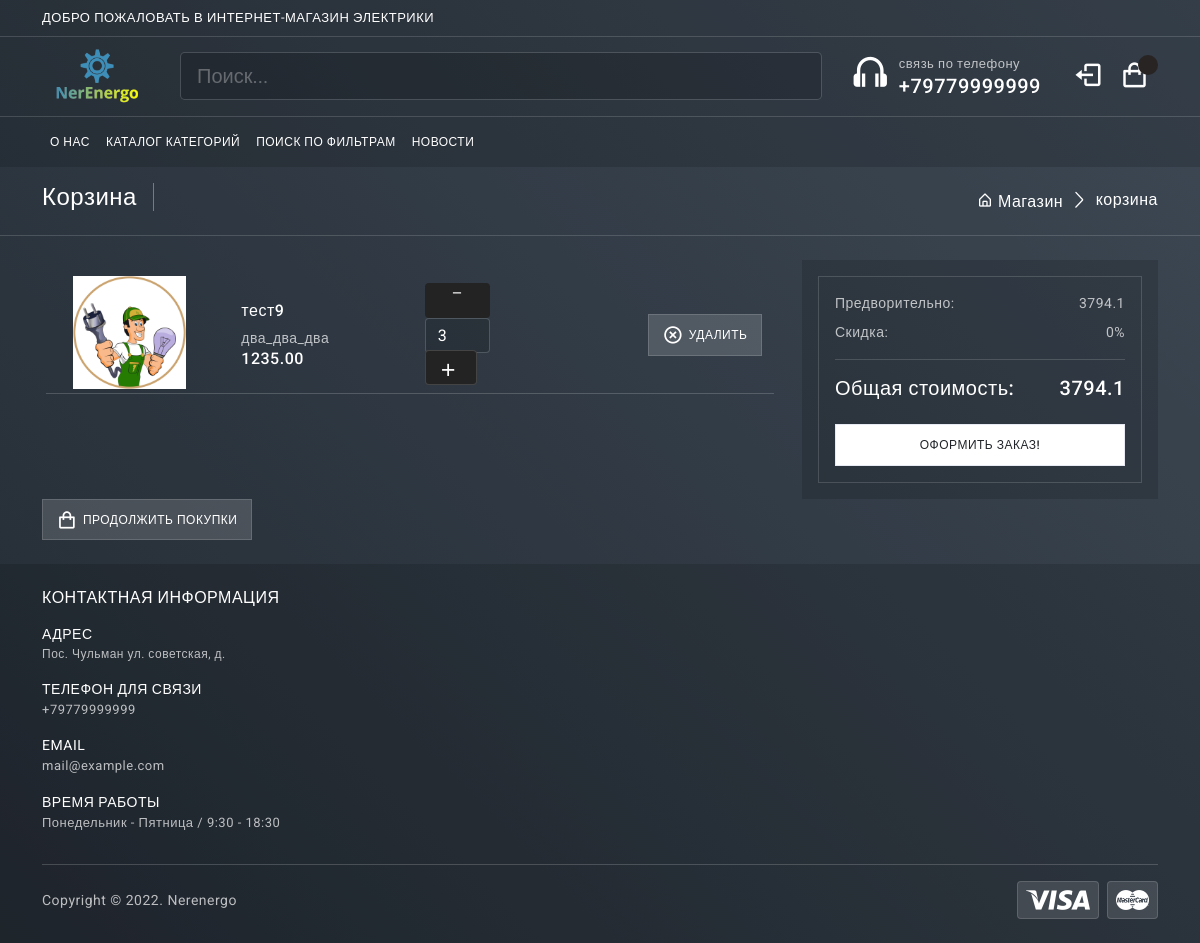
Before: /cart/ (signed in) with the older database file.
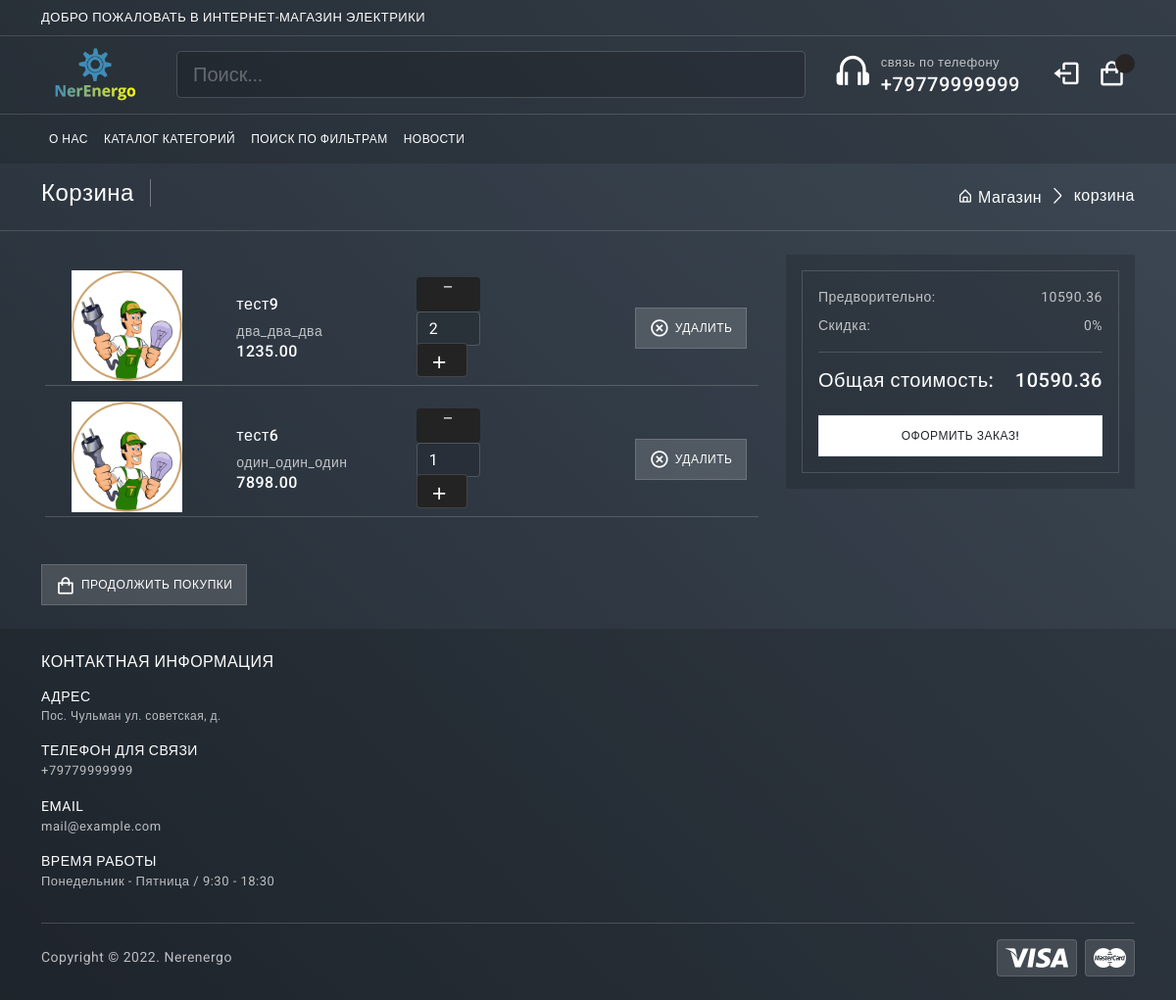
After: the same page with the newer database file.
### cart/models.py (models this page shows, shortened)
class CartItem(models.Model):
    user = models.ForeignKey(Account, on_delete=models.CASCADE, null=True )
    product = models.ForeignKey(Product, on_delete=models.CASCADE)
    variation = models.ManyToManyField(Variation, blank=True)
    cart = models.ForeignKey(Cart, on_delete=models.CASCADE, null=True)
    quantity = models.IntegerField()
    is_active = models.BooleanField(default=True)

### mainapp/models.py (models this page shows, shortened)
class Product(models.Model):
	category = models.ForeignKey(Category, verbose_name='Категория', on_delete=models.CASCADE)
	title = models.CharField(max_length=255, verbose_name="наименование")
	identifications = models.PositiveIntegerField(default=1, verbose_name='индификатор', blank=True)
	slug = models.SlugField(unique=True)
	image = models.ImageField(verbose_name='Изображение')
	description = models.TextField(verbose_name='описание', null=True)
	price = models.DecimalField(max_digits=9, decimal_places=2, verbose_name='Цена')
	count_view = models.PositiveIntegerField(default=0, verbose_name='Количество')
	availabillity = models.BooleanField(null=True, verbose_name="наличие")
	characteristiks = models.TextField(verbose_name='описание', null=True, blank=True)
	date_created = models.DateTimeField(auto_now_add = True)
	property1 = models.CharField(max_length=255, verbose_name="свойство_№1", blank=True)
	property2 = models.CharField(max_length=255, verbose_name="свойство_№2", blank=True)
	property3 = models.CharField(max_length=255, verbose_name="свойство_№3", blank=True)
	property4 = models.CharField(max_length=255, verbose_name="свойство_№4", blank=True)
	property5 = models.CharField(max_length=255, verbose_name="свойство_№5", blank=True)
	property6 = models.CharField(max_length=255, verbose_name="свойство_№6", blank=True)
	property7 = models.CharField(max_length=255, verbose_name="свойство_№7", blank=True)
	property8 = models.CharField(max_length=255, verbose_name="свойство_№8", blank=True)
	property9 = models.CharField(max_length=255, verbose_name="свойство_№9", blank=True)
	property10 = models.CharField(max_length=255, verbose_name="свойство_№10", blank=True)
	class Meta:
		verbose_name = 'Продукт'
		verbose_name_plural = 'Продукты'

class Category(MPTTModel):
	name = models.CharField(max_length=255, verbose_name="имя категории")
	slug = models.SlugField(unique=True)
	parent = TreeForeignKey('self', on_delete=models.CASCADE, null=True, blank=True, related_name='children')
	class MPTTMeta:
		order_insertion_by = ['name']
	def __str__(self):
		return self.name
	class Meta:
		verbose_name = 'Категорию'
		verbose_name_plural = 'категории'

### cart/views.py (the view)
# urls.py: path('', views.cart, name='cart'),
def cart(request, total_price=0, quantity=0, cart_items=None):
    grand_total = 0
    tax = 0
    try:
        if request.user.is_authenticated:
            cart_items = CartItem.objects.filter(user=request.user, is_active=True)
        else:
            cart = Cart.objects.get(cart_id=_cart_id(request))
            cart_items = CartItem.objects.filter(cart=cart, is_active=True)
        for cart_item in cart_items:
            total_price += (cart_item.product.price * cart_item.quantity)
            quantity += cart_item.quantity
    except ObjectDoesNotExist:
        pass
    tax = round(((2 * total_price)/100), 2)
    grand_total = total_price + tax
    handing = 15.00
    total = float(grand_total) + handing
    context = {
        'total' : total_price,
        'quantity': quantity,
        'cart_items':cart_items,
        'order_total':total,
        'vat' : tax,
        'handing':handing,
    }
    return render(request, 'mainapp/cart.html', context)

### mainapp/templates/mainapp/cart.html (shortened to what the changed rows need)
{% extends 'mainapp/index.html' %}
{% block content %}
 {% if not cart_items %}
 		<section class="py-3 border-bottom d-none d-md-flex">
			<div class="container">
				<div class="page-breadcrumb d-flex align-items-center">
					<h3 class="breadcrumb-title pe-3">Корзина</h3>
					<div class="ms-auto">
						<nav aria-label="breadcrumb">
							<ol class="breadcrumb mb-0 p-0">
								<li class="breadcrumb-item"><a href="{% url 'mainapp:index.html' %}"><i class="bx bx-home-alt"></i> Магазин</a>
								</li>
								<li class="breadcrumb-item active" aria-current="page">корзина</li>
							</ol>
						</nav>
					</div>
				</div>
			</div>
		</section>
		<div style="font-size:18px; margin-bottom:300px;margin-top:30px" class="container alert alert-info text-center" role="alert">
		<b>Ваша корзина пуста,&nbsp;&nbsp; <a href="{% url 'mainapp:index.html' %}" style="color:#21094e;text-decoration: underline;">Вернуться к покупкам<a></b>
		</div>
{% else %}
				<section class="py-3 border-bottom d-none d-md-flex">
					<div class="container">
						<div class="page-breadcrumb d-flex align-items-center">
							<h3 class="breadcrumb-title pe-3">Корзина</h3>
							<div class="ms-auto">
								<nav aria-label="breadcrumb">
									<ol class="breadcrumb mb-0 p-0">
										<li class="breadcrumb-item"><a href="{% url 'mainapp:index.html' %}"><i class="bx bx-home-alt"></i> Магазин</a>
										</li>
										<li class="breadcrumb-item active" aria-current="page">корзина</li>
									</ol>
								</nav>
							</div>
						</div>
					</div>
				</section>
				<section class="py-4">
					<div class="container">
						<div class="shop-cart">
							<div class="row">
								<div class="col-12 col-xl-8">
									<div class="shop-cart-list mb-3 p-3">
										{% for cart_item in cart_items %}
										<div class="row align-items-center g-6">
											<div class="col-3 col-lg-9">
												<div class="d-lg-flex align-items-center gap-2">
													<div class="col cart-img mb-1">
														<a href="{{ product.get_absolute_url }}">
														<img style="width: 8rem; padding-left: 15px" src="{{cart_item.product.image.url}}"alt=""></a>
													</div>
													<div class="col cart-detail text-center text-lg-start" style="padding-left: 20px; padding-right: 20px; position: center;">
														<h6 class="mb-2">{{ cart_item.product.title }}</h6>
														<span class="mb-0">{{cart_item.product.category}}</span>
														<h6 class="mb-0">{{cart_item.product.price}}</h6>
													</div>
													<div class="col plus-minus">
														<form style="" action="{% url 'cart:add_cart' cart_item.product.id %}" method="POST">
															<a href="{% url 'cart:remove_cart' cart_item.product.id cart_item.id %}" ><i style="text-align: center; background:#232323;color:#fff;height:35px;margin-top:-5px;width:65px; border-radius: 4px;" class="bx bx-minus "></i></a>
															<input style=" height:35px; width: 65px;" class="form-control" value="{{cart_item.quantity}}">
															<button style="background:#232323;color:#fff; height:35px; margin-top:-3px " class="btn btn-light" type="submit" id="button-minus"> <i class="bx bx-plus"></i> </button>
														</form>
													</div>
												</div>
											</div>
											<div class="col-12 col-lg-3">
												<div class="text-center">
													<div class="d-flex gap-2 justify-content-center justify-content-lg-end"> <a href="{% url 'cart:remove_cart_item' cart_item.product.id cart_item.id %}" class="btn btn-light rounded-0 btn-ecomm"><i class='bx bx-x-circle'></i>Удалить</a>
													</div>
												</div>
											</div>
											<hr>
										</div>
										{% endfor %}
									</div>
								</div>
								<div class="col-12 col-xl-4">
											<div class="checkout-form p-3 bg-dark-1">
												<div class="card rounded-0 border bg-transparent mb-0 shadow-none">
													<div class="card-body">
														<p class="mb-2">Предворительно: <span class="float-end">{{ order_total }}</span>
														<p class="mb-0">Скидка: <span class="float-end">0%</span>
														</p>
														<div class="my-3 border-top"></div>
														<h5 class="mb-0">Общая стоимость: <span class="float-end">{{order_total}}</span></h5>
														<div class="d-grid"> <a href="{% url 'mainapp:postorder' %}" class="btn btn-white btn-ecomm">Оформить заказ!</a>
														</div>
													</div>
												</div>
											</div>
										</div>
							</div>
							<div class="d-lg-flex align-items-center gap-2">	<a href="{% url 'mainapp:index.html' %}" class="btn btn-light btn-ecomm"><i class='bx bx-shopping-bag'></i> Продолжить покупки</a>
							</div>
						</div>
					</div>
				</section>
{% endif %}
{% endblock content %}

Changed rows visible on the page:
changed CartItem "тест9": quantity "3" → "2"
added CartItem: product.image (picture), product "тест6", product.category "один_один_один", product.price "7898.00", quantity "1"
Other visible differences:
{{ order_total }}: "3794.1" → "10590.36"
